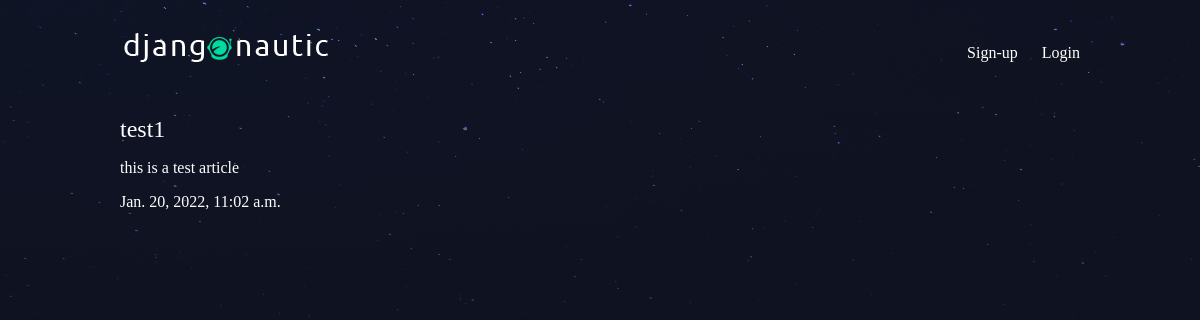
/articles/test1, run on the app's committed database.
### articles/models.py (models this page shows, shortened)
class Article(models.Model):
    title = models.CharField(max_length=100)
    slug = models.SlugField()
    body = models.TextField()
    date = models.DateTimeField(auto_now_add=True)
    thumbnail = models.ImageField(default='default.png',blank=True)
    author = models.ForeignKey(User,on_delete=models.CASCADE,default=None)

### articles/views.py (the view)
# urls.py: path('<slug>',views.article_detail,name="detail"),
def article_detail(request,slug):
    article = Article.objects.get(slug = slug)
    return render(request,'articles/article_detail.html',{'article':article})

### articles/templates/articles/article_detail.html (shortened to what this page needs)
{% extends 'base_layout.html'%}
{% block content %}
<div class="article_detail">
  <h2>{{article.title}}</h2>
  <p>{{article.body}}</p>
  <p>{{article.date}}</p>
</div>
{% endblock %}

### assets/styles.css (style rules this page uses)
body { background-color: #0f121f; background-image: url(/static/stars.png); background-repeat-y: no-repeat; color: #fff; }
body * { font-family: Ubuntu; }
h1, h2, h3, h4, h5 { font-weight: normal; margin: 0; }

### data on the page
Article: title "test1", body "this is a test article", date "Jan. 20, 2022, 11:02 a.m."
